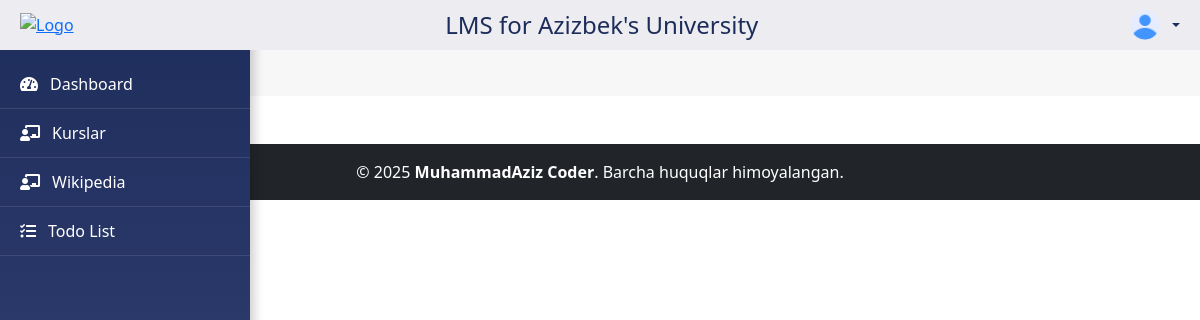
The app's page /interface/ (signed in), older data.
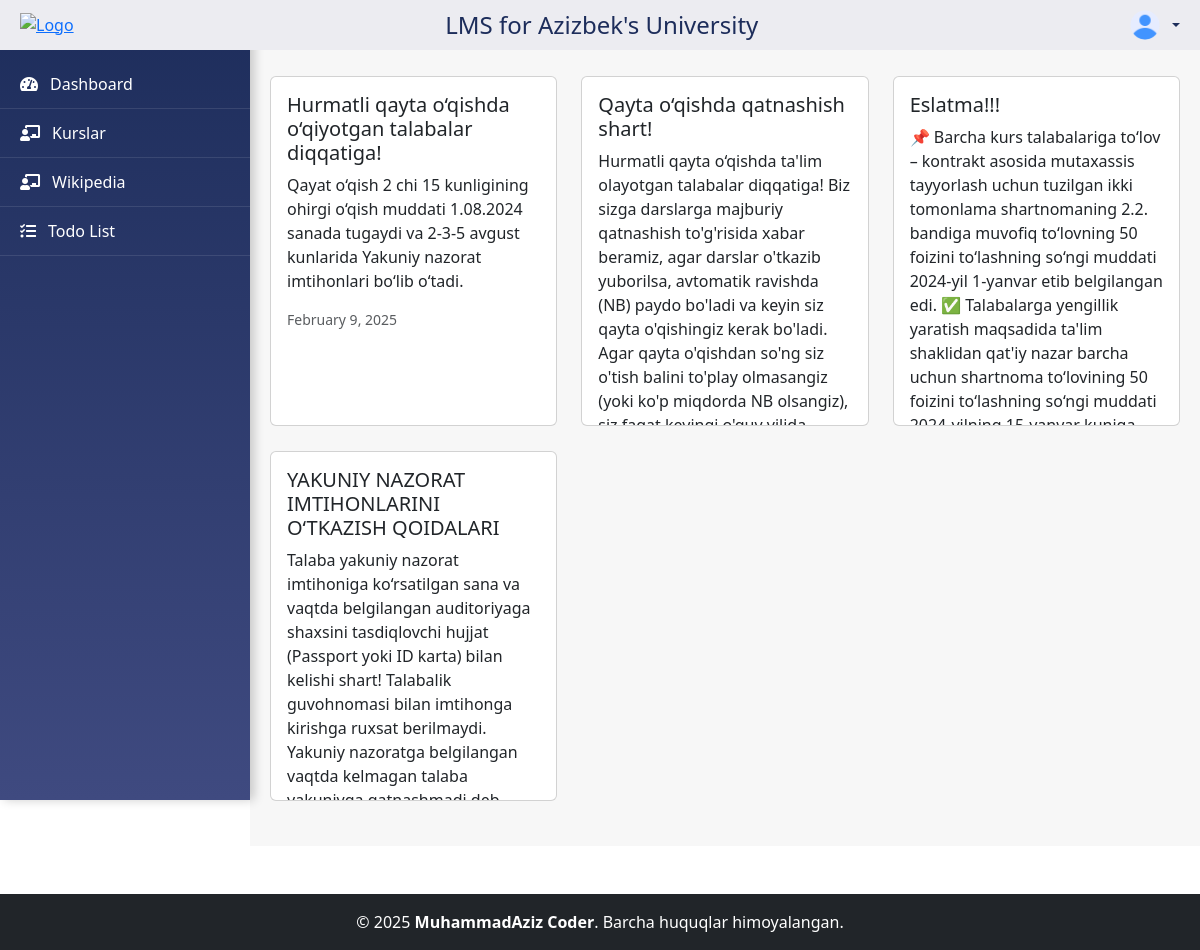
The same page, newer data.
### interface/models.py (models this page shows, shortened)
class News(models.Model):
    title = models.CharField(max_length=200)
    text = models.CharField(max_length=500)
    date = models.DateTimeField(auto_now_add=True)

### interface/views.py (the view)
# urls.py: path('',base,name='base'),
@login_required
def base(request):
    news = News.objects.all()
    context = {
        'news':news,
        'user':request.user
    }
    return render(request,'base.html',context=context)

### templates/base.html (shortened to what this page needs)
{% extends 'main.html' %}
{% block content %}
<div class="row mt-3">
    {% for new in news %}
    <div class="col-md-4" style="margin-bottom:25px ;">
        <div class="card" style="height: 350px; overflow: hidden;">
            <div class="card-body" style="height: 100%; overflow-y: auto;">
                <h5 class="card-title">{{new.title}}</h5>
                <p class="card-text">{{new.text}}</p>
                <p class="date text-muted small">
                     {{ new.date|date:"F j, Y" }}
                </p>
            </div>
        </div>
    </div>
    {% endfor %}
</div>
{% endblock content %}

### templates/main.html (shortened to what this page needs)
{% load static %}
<!DOCTYPE html>
<html lang="uz">
<head>
    <link href="https://cdn.jsdelivr.net/npm/bootstrap@5.3.0/dist/css/bootstrap.min.css" rel="stylesheet">
    <link rel="stylesheet" href="{% static 'css/main.css' %}">
    <link href="https://cdnjs.cloudflare.com/ajax/libs/font-awesome/5.15.4/css/all.min.css" rel="stylesheet">
</head>
<body>
<div class="navbar">
    <a href="#" class="logo" onclick="toggleSidebar()">
        <img src="{% static 'images/logo-md.png' %}" alt="Logo" class="logo-img">
    </a>
    <h4 class="m-0">LMS for Azizbek's University</h4>
    <li class="nav-item dropdown">
        <a class="nav-link dropdown-toggle d-flex align-items-center" href="" role="button" data-bs-toggle="dropdown">
            <img src="{% static 'images/user.png' %}" width="30" height="30" class="rounded-circle me-2" alt="Avatar">
        </a>
    </li>
</div>
<div class="sidebar" id="sidebar">
    <a href="{% url 'base' %}"><i class="fas fa-tachometer-alt"></i><span class="link-text"> Dashboard</span></a>
    <a href="#"><i class="fas fa-chalkboard-teacher"></i><span class="link-text"> Kurslar</span></a>
    <a href="{% url 'wikipedia'  %}"><i class="fas fa-chalkboard-teacher"></i><span class="link-text"> Wikipedia</span></a>
    <a href="{% url 'todo' %}"><i class="fas fa-tasks"></i><span class="link-text">Todo List</span></a>
</div>
<div class="content" id="main-content">
    {% block content %}
    {% endblock content %}
</div>
<footer class="bg-dark text-white text-center py-3 mt-5">
    <p class="mb-0">© 2025 <strong>MuhammadAziz Coder</strong>. Barcha huquqlar himoyalangan.</p>
</footer>
</body>
</html>

### static/css/main.css (style rules this page uses)
.sidebar { width: 250px; height: 100vh; background: linear-gradient(180deg, #1D2D5B 0%, #3F4A80 100%); color: white; position: fixed; top: 0; left: 0; padding-top: 60px; transition: transform 0.3s ease-in-out; z-index: 999; box-shadow: 4px 0px 10px rgba(0, 0, 0, 0.2); }
.sidebar a { display: flex; align-items: center; padding: 12px 20px; color: white; text-decoration: none; border-bottom: 1px solid rgba(255, 255, 255, 0.1); font-size: 16px; transition: background-color 0.3s ease; }
.sidebar i { margin-right: 12px; }
.content { margin-top: 40px; margin-left: 250px; padding: 20px; transition: margin-left 0.3s ease-in-out; background-color: #f7f7f7; }
.navbar { background-color: #ECECF1; color: #1D2D5B; padding: 10px 20px; display: flex; justify-content: space-between; align-items: center; position: fixed; width: 100%; top: 0; left: 0; z-index: 1000; }
.dropdown { position: relative; display: inline-block; }
.logo-img { height: 25px; width: auto; }
.navbar .logo { display: flex; align-items: center; justify-content: center; }
html, body { height: 100%; margin: 0; padding: 0; }

Row changes from the older to the newer data that the page shows:
added News: title "Hurmatli qayta o‘qishda o‘qiyotgan talabalar diqqatiga!", text "Qayat o‘qish 2 chi 15 kunligining ohirgi o‘qish muddati 1.08.2024 sanada tugaydi va 2-3-5 avgust kunlarida Yakuniy nazorat imtihonlari bo‘lib o‘tadi.", date "February 9, 2025"
added News: title "Qayta o‘qishda qatnashish shart!", text "Hurmatli qayta o‘qishda ta'lim olayotgan talabalar diqqatiga! Biz sizga darslarga majburiy qatnashish to'g'risida xabar beramiz, agar darslar o'tkazib yuborilsa, avtomatik ravishda (NB) paydo bo'ladi va keyin siz qayta o'qishingiz kerak bo'ladi. Agar qayta o'qishdan so'ng siz o'tish balini to'play olmasangiz (yoki ko'p miqdorda NB olsangiz),…"
added News: title "Eslatma!!!", text "📌 Barcha kurs talabalariga to‘lov – kontrakt asosida mutaxassis tayyorlash uchun tuzilgan ikki tomonlama shartnomaning 2.2. bandiga muvofiq to‘lovning 50 foizini to‘lashning so‘ngi muddati 2024-yil 1-yanvar etib belgilangan edi. ✅ Talabalarga yengillik yaratish maqsadida ta'lim shaklidan qat'iy nazar barcha uchun shartnoma to‘lovining 50 foizini to‘lashning so‘ngi muddati…"
added News: title "YAKUNIY NAZORAT IMTIHONLARINI O‘TKAZISH QOIDALARI", text "Talaba yakuniy nazorat imtihoniga ko‘rsatilgan sana va vaqtda belgilangan auditoriyaga shaxsini tasdiqlovchi hujjat (Passport yoki ID karta) bilan kelishi shart! Talabalik guvohnomasi bilan imtihonga kirishga ruxsat berilmaydi. Yakuniy nazoratga belgilangan vaqtda kelmagan talaba…"
